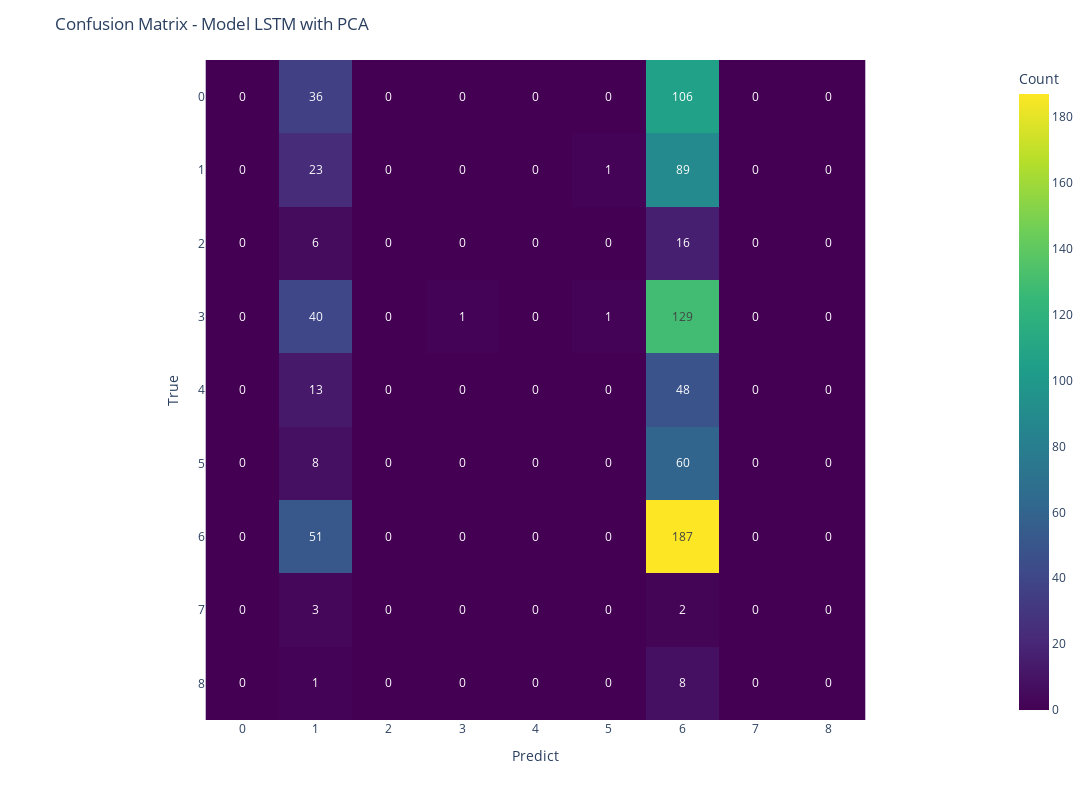

The notebook cell saved with this chart:
### Markdown cell above
### Confusion Matrix

### Code cell
cm_2 = confusion_matrix(y_true_pca, y_pred_class_pca)

fig_cm_2 = px.imshow(cm_2, text_auto=True, labels=dict(x="Predict", y="True", color="Count"),
                     x=list(range(9)), y=list(range(9)), color_continuous_scale=px.colors.sequential.Viridis)
fig_cm_2.update_layout(title='Confusion Matrix - Model LSTM with PCA', width=1200, height=800)
fig_cm_2.show()

### Figure 1 — Plotly figure (JSON) as saved in the notebook; plotly's stock layout.template omitted (floating-point values rounded to 4 significant figures)
{"data": [{"coloraxis": "coloraxis", "hovertemplate": "Predict: %{x}<br>True: %{y}<br>Count: %{z}<extra></extra>", "name": "0", "texttemplate": "%{z}", "type": "heatmap", "x": [0, 1, 2, 3, 4, 5, 6, 7, 8], "xaxis": "x", "y": [0, 1, 2, 3, 4, 5, 6, 7, 8], "yaxis": "y", "z": [[0, 36, 0, 0, 0, 0, 106, 0, 0], [0, 23, 0, 0, 0, 1, 89, 0, 0], [0, 6, 0, 0, 0, 0, 16, 0, 0], [0, 40, 0, 1, 0, 1, 129, 0, 0], [0, 13, 0, 0, 0, 0, 48, 0, 0], [0, 8, 0, 0, 0, 0, 60, 0, 0], [0, 51, 0, 0, 0, 0, 187, 0, 0], [0, 3, 0, 0, 0, 0, 2, 0, 0], [0, 1, 0, 0, 0, 0, 8, 0, 0]]}], "layout": {"coloraxis": {"colorbar": {"title": {"text": "Count"}}, "colorscale": [[0, "#440154"], [0.1111, "#482878"], [0.2222, "#3e4989"], [0.3333, "#31688e"], [0.4444, "#26828e"], [0.5556, "#1f9e89"], [0.6667, "#35b779"], [0.7778, "#6ece58"], [0.8889, "#b5de2b"], [1, "#fde725"]]}, "height": 800, "margin": {"t": 60}, "title": {"text": "Confusion Matrix - Model LSTM with PCA"}, "width": 1200, "xaxis": {"anchor": "y", "constrain": "domain", "domain": [0, 1], "scaleanchor": "y", "title": {"text": "Predict"}}, "yaxis": {"anchor": "x", "autorange": "reversed", "constrain": "domain", "domain": [0, 1], "title": {"text": "True"}}}}
